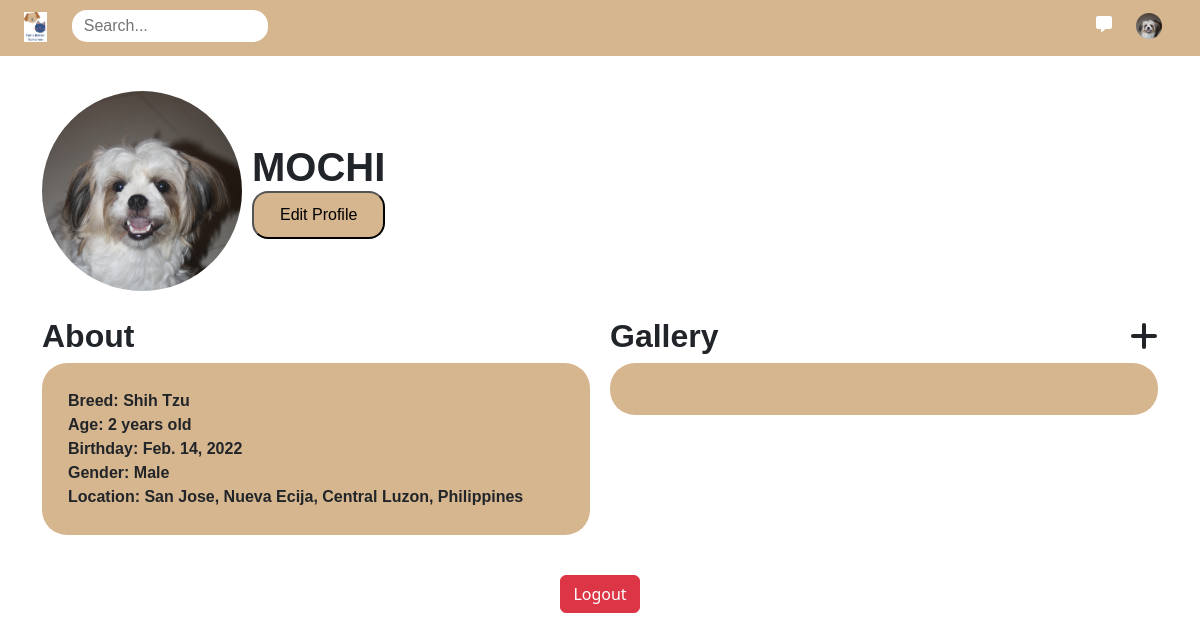
The app's page /profile/6 (signed in) with its own data.
### my_app/models.py (models this page shows, shortened)
class Profile(models.Model):
    user = models.ForeignKey(User, on_delete=models.CASCADE)
    profile_picture = models.ImageField(upload_to='Profile_pic/', blank=True, null=True)
    name = models.CharField(max_length=100, default='Unknown')
    gender = models.CharField(max_length=10, default='Unknown')
    breed = models.CharField(max_length=100, default='Unknown')
    birthday = models.DateField(default='2000-01-01')
    location = models.CharField(max_length=200, default='Unknown')
    created_at = models.DateTimeField(auto_now_add=True)
    updated_at = models.DateTimeField(auto_now=True)

### my_app/views.py (the view)
# urls.py: path('profile/<int:user_id>', views.viewprofile, name='viewprofile'),
@login_required(login_url='login')
def viewprofile(request, user_id):
    user = get_object_or_404(User, pk=user_id)
    profile = get_object_or_404(Profile, user=user)
    today = date.today()
    birth_date = profile.birthday
    age = today.year - birth_date.year - ((today.month, today.day) < (birth_date.month, birth_date.day))
    return render(request, 'viewprofile.html', {'profile': profile, 'age': age})

### my_app/context_processors.py (called while the page is built)
def user_profile(request):
    if request.user.is_authenticated:
        try:
            profile = Profile.objects.get(user=request.user)
        except Profile.DoesNotExist:
            profile = None
        return {'profile': profile}
    return {}

### my_app/templates/viewprofile.html (shortened to what this page needs)
{% extends "header.html" %}
{% block content %}
{% load static %}
<div class="container-fluid">
    <div class="container" style="display: flex; align-items: center; margin-top: 35px;">
        <img src="{{ profile.profile_picture.url }}" style="width: 200px; height: 200px; object-fit: cover; border-radius: 50%;">
        <div style="margin-left: 10px;">
            <h1 style="margin: 0; text-transform: uppercase; font-weight: bold;">{{profile.name}}</h1>
            <button class="edit-profile-btn"><a style="text-decoration: none; color: black;" href="{% url 'editprofile' %}">Edit Profile</a></button>
        </div>
    </div>
    <div class="container details" style="margin-top: 26px; display: flex;">
        <div style="flex: 1; margin-right: 20px;">
            <h2 style="font-weight: bold;">About</h2>
            <div class="detail-section">
                <p>Breed: {{ profile.breed }}</p>
            <p>Age: {{ age }} years old</p>
            <p>Birthday: {{ profile.birthday }}</p>
            <p>Gender: {{ profile.gender }}</p>
            <p>Location: {{ profile.location }}</p>
            </div>
        </div>
        <div style="flex: 1;">
            <h2 style="font-weight: bold; display: flex; justify-content: space-between; align-items: center;">
                <span>Gallery</span>
                <i class="fas fa-plus" style="cursor: pointer; margin-left: 10px;" onclick="document.getElementById('fileInput').click();"></i>
            </h2>
            <div class="detail-section" id="imagePreview">
            </div>
        </div>
    </div>
</div>
<button class="btn btn-danger" style="margin: 40px auto; display: block;" name="logout" onclick="window.location.href='{% url 'logout' %}'">Logout</button>
{% endblock %}

### my_app/templates/header.html (shortened to what this page needs)
<!DOCTYPE html>
<html lang="en">
<head>
    {% load static %}
    <link rel="stylesheet" type="text/css" href="{% static 'css/bimble.css' %}">
    <link rel="stylesheet" href="https://cdnjs.cloudflare.com/ajax/libs/font-awesome/6.0.0-beta3/css/all.min.css">
    <link href="https://cdn.jsdelivr.net/npm/bootstrap@5.3.3/dist/css/bootstrap.min.css" rel="stylesheet">
</head>
<header>
    <div class="container-fluid" style="background-color: #D6B68e; height: 56px;">
        <div class="flex-container" style="display: flex; align-items: center; padding-top: 10px; position: relative;">
            <div class="container-fluid" style="flex-grow: 1;">
                <a href="{% url 'home' %}" style="text-decoration: none;">
                    <img src="{% static 'images/tagline.png' %}" alt="Logo" style="height: 30px;">
                </a>
                <input type="text" class="search-bar-home" placeholder="Search..." style="height: 30px; width: 35%; margin-left: 20px; padding-left: 12px;">
            </div>
            <div class="container-fluid" style="text-align: right; padding-right: 26px;">
                <a class="icon-button" href="{% url 'chat' %}">
                    <i class="fa-solid fa-message"></i>
                </a>
                <a href="{% url 'viewprofile' user.id %}" style="text-decoration: none; padding: 0 0 0 20px;">
                  {% if profile and profile.profile_picture %}
                    <img src="{{ profile.profile_picture.url }}" class="profile-pic-btn" alt="Profile Picture">
                  {% else %}
                    <img src="{% static 'default_profile_picture.png' %}" class="profile-pic-btn" alt="Default Profile Picture">
                  {% endif %}
                </a>
            </div>
        </div>
    </div>
</header>
<body>
{% block content %}
{% endblock %}
</body>
</html>

### static/css/bimble.css (style rules this page uses)
* { font-family: Helvetica; }
.flex-container { display: flex; flex-direction: wrap; }
.container { flex: 1; min-width: 300px; }
.search-bar-home { border-radius: 10px; border-color: white; }
.icon-button { border: none; background: transparent; cursor: pointer; padding: 0; outline: none; color: white; text-decoration: none; transition: color 0.3s ease; }
.profile-pic-btn { width: 26px; height: 26px; border-radius: 50%; object-fit: cover; }
input[type=text], input[type=date] { border: none; border-radius: 15px; padding: 16px; width: 100%; height: 36px; }
.edit-profile-btn { background-color: #D6B68e; color: black; border-radius: 16px; width: 100%; height: 48px; }

### my_app/templates/viewprofile.html (style rules this page uses)
.detail-section { background-color: #D6B68e; border-radius: 25px; padding: 26px; margin: 0; }
.detail-section p { font-weight: bold; margin: 0; }

### records on screen
Profile: profile_picture (picture), name "MOCHI", breed "Shih Tzu", birthday "Feb. 14, 2022", gender "Male", location "San Jose, Nueva Ecija, Central Luzon, Philippines"
